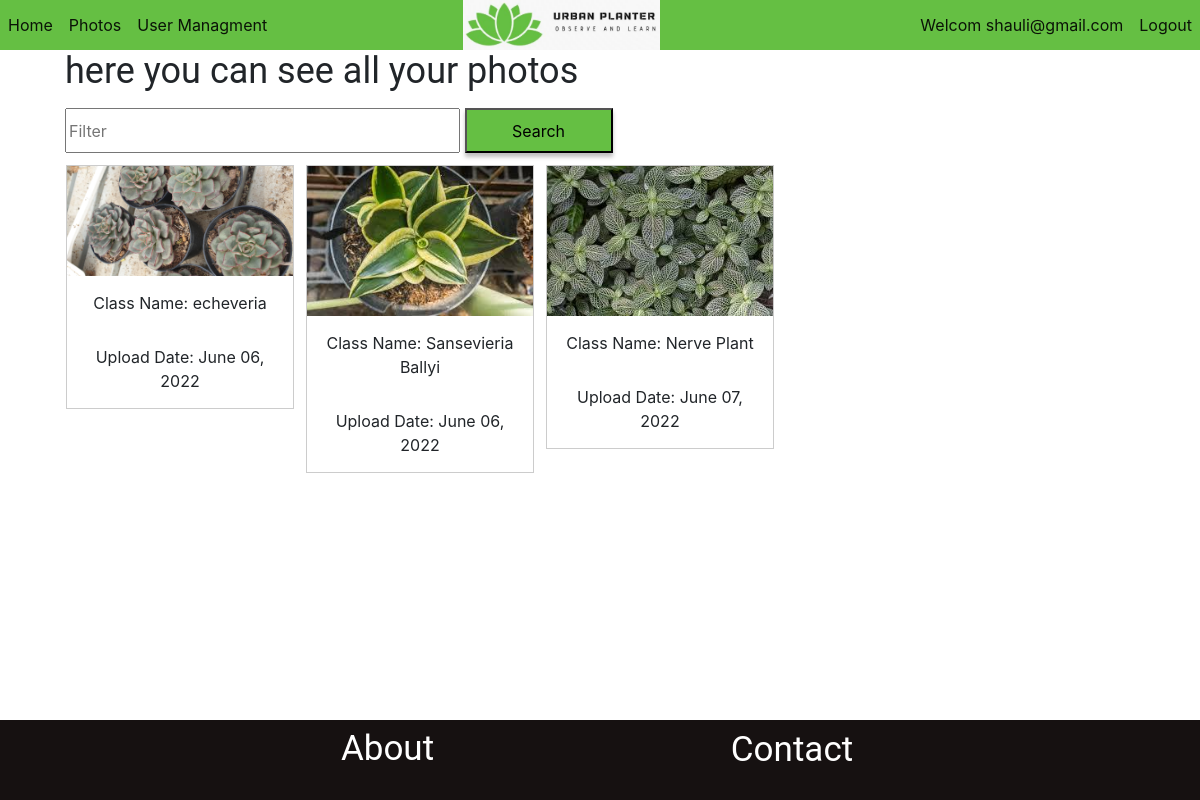
The page /photos (signed in) on the database its author committed.
### website/models.py (models this page shows)
class User(db.Model, UserMixin):
    id = db.Column(db.Integer, primary_key=True)
    email = db.Column(db.String(150), unique=True)
    password = db.Column(db.String(150))
    admin = db.Column(db.Boolean)

class Photos(db.Model):
    id = db.Column(db.Integer, primary_key=True)
    userId = db.Column(db.Integer)
    photo = db.Column(db.BLOB)
    name = db.Column(db.String(150))
    date = db.Column(db.String(150))
    class_predict = db.Column(db.String(150))

### website/views.py (the view)
@views.route("/photos")
@login_required
def photos():
    records = Photos.query.filter_by(userId=current_user.id).all()
    all_photos = []
    dates = []
    predicts = []
    for photo_record in records:
        photoPath = 'website/static/photos/' + photo_record.name
        writeTofile(photo_record.photo, photoPath)
        all_photos.append("../static/photos/" + photo_record.name)
        dates.append(photo_record.date)
        predicts.append(photo_record.class_predict)
    return render_template("photos.html", photos=all_photos, dates=dates, predicts=predicts, user=current_user, len=len(all_photos))

### website/__init__.py (called while the page is built)
def create_app():
    app = Flask(__name__)
    app.config['SECRET_KEY'] = 'hjshjhdjah kjshkjdhjs'
    app.config['SQLALCHEMY_DATABASE_URI'] = f'sqlite:///{DB_NAME}'
    db.init_app(app)
    from .views import views
    from .auth import auth
    app.register_blueprint(auth, url_prefix='/')
    app.register_blueprint(views, url_prefix='/')
    from .models import User, Photos
    create_database(app)
    login_manager = LoginManager()
    login_manager.login_view = 'auth.login'
    login_manager.init_app(app)
    @login_manager.user_loader
    def load_user(id):
        return User.query.get(int(id))
    return app

### website/views.py (called while the page is built)
def writeTofile(data, filename):
    with open(filename, 'wb') as file:
        file.write(data)
    print("Stored blob data into: ", filename, "\n")

### website/templates/photos.html (shortened to what this page needs)
{% extends "base.html" %} {% block title %}Photos Page{% endblock %} {% block
content %}
<div class="photospage" style="width: 100%">
  <p
    style="
      font-family: Roboto;
      font-style: normal;
      font-weight: normal;
      font-size: 36px;
      line-height: 42px;
      margin-left: 65px;
    "
  >
    here you can see all your photos
  </p>
  <div class="filter" style="margin-left: 65px">
    <input
      type="text"
      placeholder="Filter"
      style="width: 395px; height: 45px"
    />
    <input
      type="submit"
      value="Search"
      style="
        width: 148px;
        height: 45px;
        background: #65bf43;
        box-shadow: 0px 4px 4px rgba(0, 0, 0, 0.25);
      "
    />
  </div>
  <div
    class="row"
    style="margin-left: 60px; width: 80%; margin-top: 1%; margin-bottom: 10%"
  >
    {%for i in range(0, len)%}
    <div class="responsive">
      <div class="gallery">
        <img src="{{photos[i]}}" alt="Cinque Terre" width="600" height="400" />
        <div class="desc">Class Name: {{predicts[i]}}</div>
        <div class="desc">Upload Date: {{dates[i]}}</div>
      </div>
    </div>
    {%endfor%}
  </div>
</div>
{% endblock %}

### website/templates/base.html (shortened to what this page needs)
<!DOCTYPE html>
<html lang="en">
  <head>
    <link
      rel="stylesheet"
      href="https://stackpath.bootstrapcdn.com/bootstrap/4.3.1/css/bootstrap.min.css"
    />
  </head>
  <body>
    <nav
      class="navbar navbar-expand-lg navbar-light"
      style="background: #65bf43; padding: 0"
    >
      <div class="collapse navbar-collapse" id="navbarNav">
        <ul class="navbar-nav">
          <li class="nav-item active">
            <a class="nav-link" href="/homepage">Home</a>
          </li>
          <li class="nav-item active">
            <a class="nav-link" href="/photos">Photos</a>
          </li>
          {% if user.admin==true %}
          <li class="nav-item active">
            <a class="nav-link" href="/userManagement">User Managment</a>
          </li>
          {% endif %}
        </ul>
      </div>
      <div class="image">
        <img src="../static/unknown.png" style="height: 50px" />
      </div>
      <div class="user" style="width: 45%; justify-content: end; display: flex">
        <ul class="navbar-nav">
          <li class="nav-item active">
            <a class="nav-link" href="/setting">Welcom {{user.email}}</a>
          </li>
          <li class="nav-item active">
            <a class="nav-link" href="/logout">Logout</a>
          </li>
        </ul>
      </div>
    </nav>
    {%block content%}{%endblock%}
    <div
      class="footer"
      style="
        position: fixed;
        left: 0;
        bottom: 0;
        width: 100%;
        text-align: center;
        height: 10%;
        background-color: #161111;
        display: flex;
        align-items: center;
        justify-content: center;
        gap: 250px;
      "
    >
      <a
        href="/about"
        class="about"
        style="
          width: 134px;
          height: 59px;
          font-family: Roboto;
          font-style: normal;
          font-weight: normal;
          font-size: 35px;
          line-height: 35px;
          color: #ffffff;
        "
        >About</a
      >
      <a
        href="/contact"
        class="contact"
        style="
          width: 175px;
          height: 70px;
          font-family: Roboto;
          font-style: normal;
          font-weight: normal;
          font-size: 35px;
          line-height: 50px;
          color: #ffffff;
        "
        >Contact</a
      >
    </div>
  </body>
</html>

### website/templates/photos.html (style rules this page uses)
div.gallery { border: 1px solid #ccc; }
div.gallery img { width: 100%; height: auto; }
div.desc { padding: 15px; text-align: center; }
* { box-sizing: border-box; }
.responsive { padding: 0 6px; float: left; width: 24.99999%; }

### rows shown on the page
User: email "shauli@gmail.com"
Photos: class_predict "echeveria", date "June 06, 2022"
Photos: class_predict "Sansevieria Ballyi", date "June 06, 2022"
Photos: class_predict "Nerve Plant", date "June 07, 2022"
